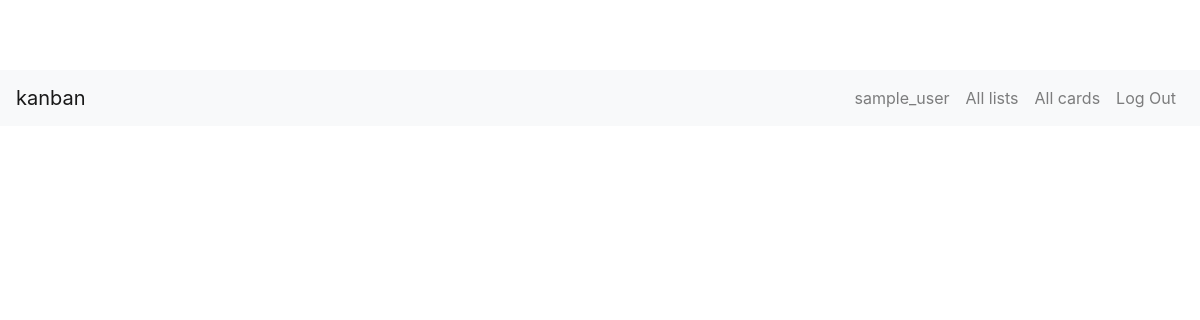
The page /kanban/home/ (signed in) on the database as committed earlier.
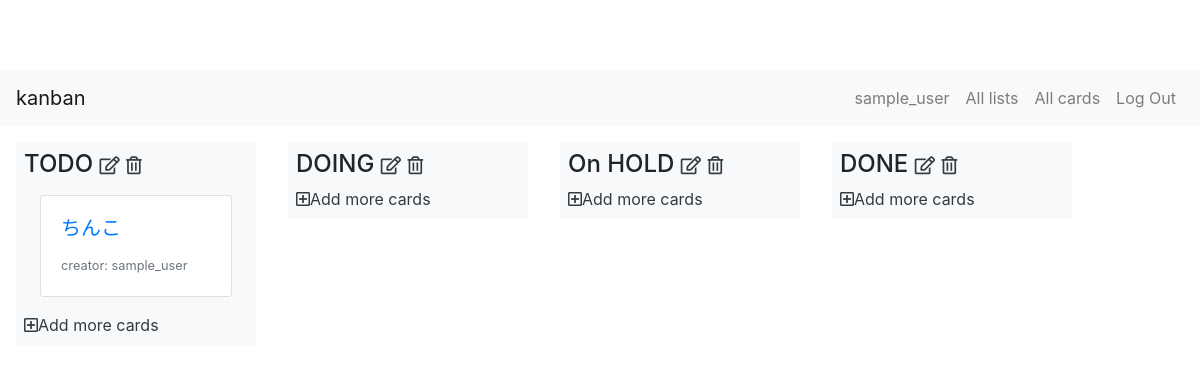
The same page on the database as committed later.
### kanban/models.py (models this page shows, shortened)
class List(models.Model):
    title = models.CharField(max_length=200)
    user = models.ForeignKey(User, on_delete=models.CASCADE)

class Card(models.Model):
    title = models.CharField(max_length=200)
    description = models.TextField()
    user = models.ForeignKey(User, on_delete=models.CASCADE)
    list = models.ForeignKey(List, on_delete=models.CASCADE)

### kanban/views.py (the view)
# urls.py: path("home/", views.HomeView.as_view(), name="home"),
class HomeView(LoginRequiredMixin, ListView):
    model = List
    template_name = "kanban/home.html"

### kanban/templates/kanban/home.html
{% extends "kanban/base.html" %}
{% block content %}
<div class="container-fluid home">
  <div class="row flex-nowrap">
    {% for list in list_list %}
    <div class="bg-light m-3 p-2 list">
      <h4>{{ list.title }}
        <a href="{% url 'kanban:lists_update' list.pk %}" class="text-dark"><i class="far fa-edit fa-xs"></i></a>
        <a href="{% url 'kanban:lists_delete' list.pk %}" class="text-dark"><i class="far fa-trash-alt fa-xs"></i></a>
      </h4>
      {% for card in list.card_set.all %}
      <a href="{% url 'kanban:cards_detail' card.pk %}" class="card m-3">
        <div class="card-body">
          <h5 class="card-title">{{ card.title }}</h5>
          <footer>
            <small class="text-muted">creator: {{ card.user.username }}</small>
          </footer>
        </div>
      </a>
      {% endfor %}
      <a href="{% url 'kanban:cards_create_from_home' list.pk %}" class="text-dark"><i class="far fa-plus-square"></i>Add more cards</a>
    </div>
    {% endfor %}
  </div>
</div>
{% endblock %}

Rows that differ between the two databases and show on the page:
added List: title "TODO"
added Card: title "ちんこ", user.username "sample_user"
added List: title "DOING"
added List: title "On HOLD"
added List: title "DONE"
